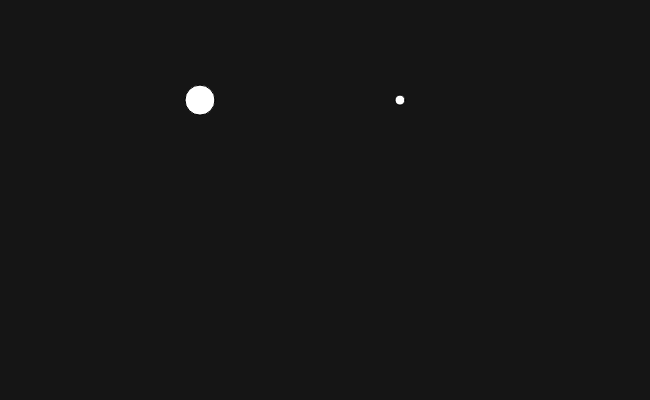
Frame 1 (no input)
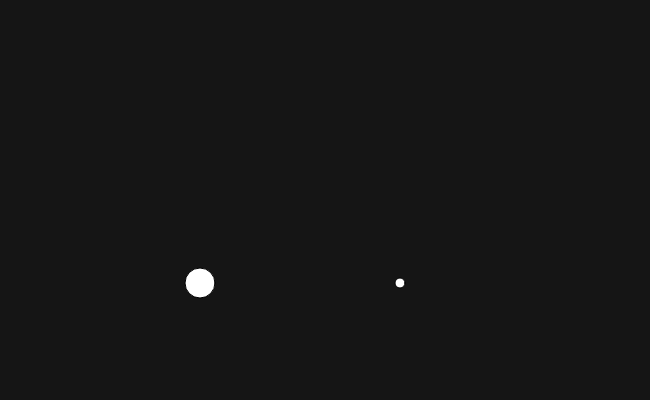
Frame 60 (no input)
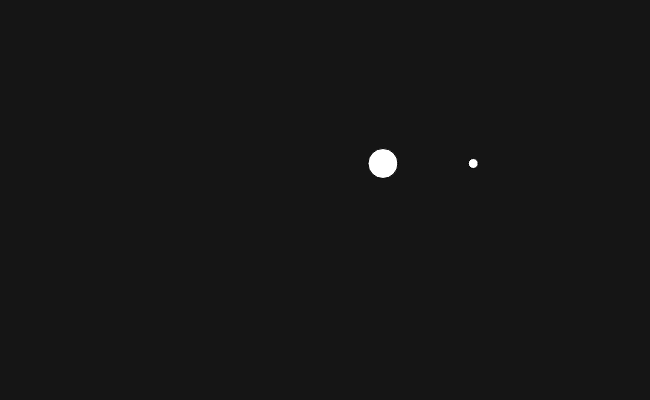
Frame 120 (the mouse pressed at the canvas centre since frame 60)

The p5.js sketch that drew these frames (run headless with seeded random() and noise() and a simulated clock; from frame 60 on, the mouse is pressed at the canvas centre):

// p5.js sketch
// ── sketch.js
var particle1;
var particle2;

function setup(){
  createCanvas(650, 400);
  background(21);
  particle1 = new Particle(200, 100, 3);
  particle2 = new Particle(400, 100, 1);
}

function draw(){
  background(21);

  // create force external to object
  var gravity1 = createVector(0, 0.1*particle1.mass);
  var gravity2 = createVector(0, 0.1*particle2.mass);
  var wind = createVector(0.3, 0);
  // apply force to object via method
  particle1.applyForce(gravity1);
  particle2.applyForce(gravity2);

  if(mouseIsPressed){
    particle1.applyForce(wind);
    particle2.applyForce(wind);
  }

  particle1.update();
  particle1.edges();
  particle1.display();
  particle2.update();
  particle2.edges();
  particle2.display();
}

function windowResized() {
  resizeCanvas(windowWidth, windowHeight);
  background(21);
}

// ── particle.js
function Particle(x, y, m){
  this.pos = createVector(x, y);
  this.vel = createVector(0, 0);
  this.acc = createVector(0, 0);
  this.mass = m;

  // method to be influenced by external force
  this.applyForce = function(force){
    // do not affect original force value
    var f = force.copy();
    f.div(this.mass);
    this.acc.add(f);
  };

  this.update = function(){
    this.vel.add(this.acc);
    this.pos.add(this.vel);

    // reset acc for next force calculation
    this.acc.set(0, 0);
  };

  this.display = function(){
    fill(255);
    ellipse(this.pos.x, this.pos.y, this.mass*10, this.mass*10);
  };

  this.edges = function() {
    if(this.pos.y > height){
      this.vel.y *= -1;
      this.pos.y = height;
    }
    if(this.pos.x > width){
      this.vel.x *= -1;
      this.pos.x = width;
    }
  };
}
